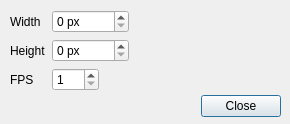
<?xml version="1.0" encoding="UTF-8"?>
<ui version="4.0">
 <class>RenderSettingsDialog</class>
 <widget class="QDialog" name="RenderSettingsDialog">
  <property name="geometry">
   <rect>
    <x>0</x>
    <y>0</y>
    <width>290</width>
    <height>124</height>
   </rect>
  </property>
  <property name="minimumSize">
   <size>
    <width>290</width>
    <height>124</height>
   </size>
  </property>
  <property name="maximumSize">
   <size>
    <width>290</width>
    <height>124</height>
   </size>
  </property>
  <property name="windowTitle">
   <string>Change Render Settings</string>
  </property>
  <property name="locale">
   <locale language="English" country="UnitedStates"/>
  </property>
  <widget class="QDialogButtonBox" name="buttonBox">
   <property name="geometry">
    <rect>
     <x>90</x>
     <y>90</y>
     <width>191</width>
     <height>32</height>
    </rect>
   </property>
   <property name="orientation">
    <enum>Qt::Horizontal</enum>
   </property>
   <property name="standardButtons">
    <set>QDialogButtonBox::Close</set>
   </property>
  </widget>
  <widget class="QWidget" name="formLayoutWidget">
   <property name="geometry">
    <rect>
     <x>10</x>
     <y>10</y>
     <width>181</width>
     <height>81</height>
    </rect>
   </property>
   <layout class="QFormLayout" name="formLayout">
    <property name="fieldGrowthPolicy">
     <enum>QFormLayout::ExpandingFieldsGrow</enum>
    </property>
    <item row="0" column="0">
     <widget class="QLabel" name="label_3">
      <property name="text">
       <string>Width</string>
      </property>
     </widget>
    </item>
    <item row="0" column="1">
     <widget class="QSpinBox" name="widthSpinBox">
      <property name="suffix">
       <string> px</string>
      </property>
      <property name="maximum">
       <number>10000</number>
      </property>
     </widget>
    </item>
    <item row="1" column="0">
     <widget class="QLabel" name="label">
      <property name="text">
       <string>Height</string>
      </property>
     </widget>
    </item>
    <item row="1" column="1">
     <widget class="QSpinBox" name="heightSpinBox">
      <property name="suffix">
       <string> px</string>
      </property>
      <property name="maximum">
       <number>10000</number>
      </property>
     </widget>
    </item>
    <item row="2" column="0">
     <widget class="QLabel" name="label_2">
      <property name="text">
       <string>FPS</string>
      </property>
     </widget>
    </item>
    <item row="2" column="1">
     <widget class="QSpinBox" name="fpsSpinBox">
      <property name="minimum">
       <number>1</number>
      </property>
      <property name="maximum">
       <number>100</number>
      </property>
     </widget>
    </item>
   </layout>
  </widget>
 </widget>
 <resources/>
 <connections>
  <connection>
   <sender>buttonBox</sender>
   <signal>accepted()</signal>
   <receiver>RenderSettingsDialog</receiver>
   <slot>accept()</slot>
   <hints>
    <hint type="sourcelabel">
     <x>248</x>
     <y>254</y>
    </hint>
    <hint type="destinationlabel">
     <x>157</x>
     <y>274</y>
    </hint>
   </hints>
  </connection>
  <connection>
   <sender>buttonBox</sender>
   <signal>rejected()</signal>
   <receiver>RenderSettingsDialog</receiver>
   <slot>reject()</slot>
   <hints>
    <hint type="sourcelabel">
     <x>316</x>
     <y>260</y>
    </hint>
    <hint type="destinationlabel">
     <x>286</x>
     <y>274</y>
    </hint>
   </hints>
  </connection>
 </connections>
</ui>
